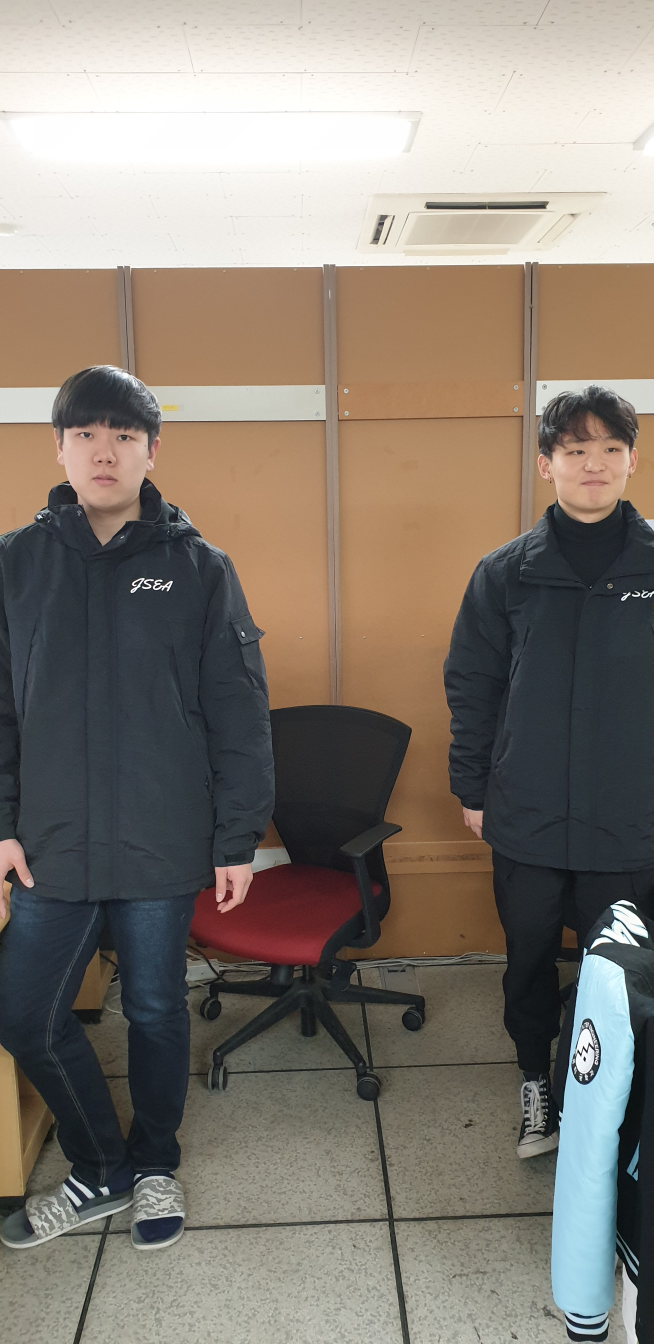
#> input picture Dynamic_Image/img1.jpg, 1960 x 4032 px (shown at 1/3 size)
$ python dyn_img.py
#> lines starting #> are read from the running program, lines starting #| are printed output that depends on the picture
import cv2
import sys

mod = sys.modules[__name__]
# Load the cascade
face_cascade = cv2.CascadeClassifier('haarcascade_frontalface_default.xml')
# Read the input image
img = cv2.imread('img1.jpg', cv2.IMREAD_ANYCOLOR)
#> img is the input picture: shape (4032, 1960, 3); mean B, G, R 115.2, 124.4, 132.6
# Convert into grayscale
gray = cv2.cvtColor(img, cv2.COLOR_BGR2GRAY)
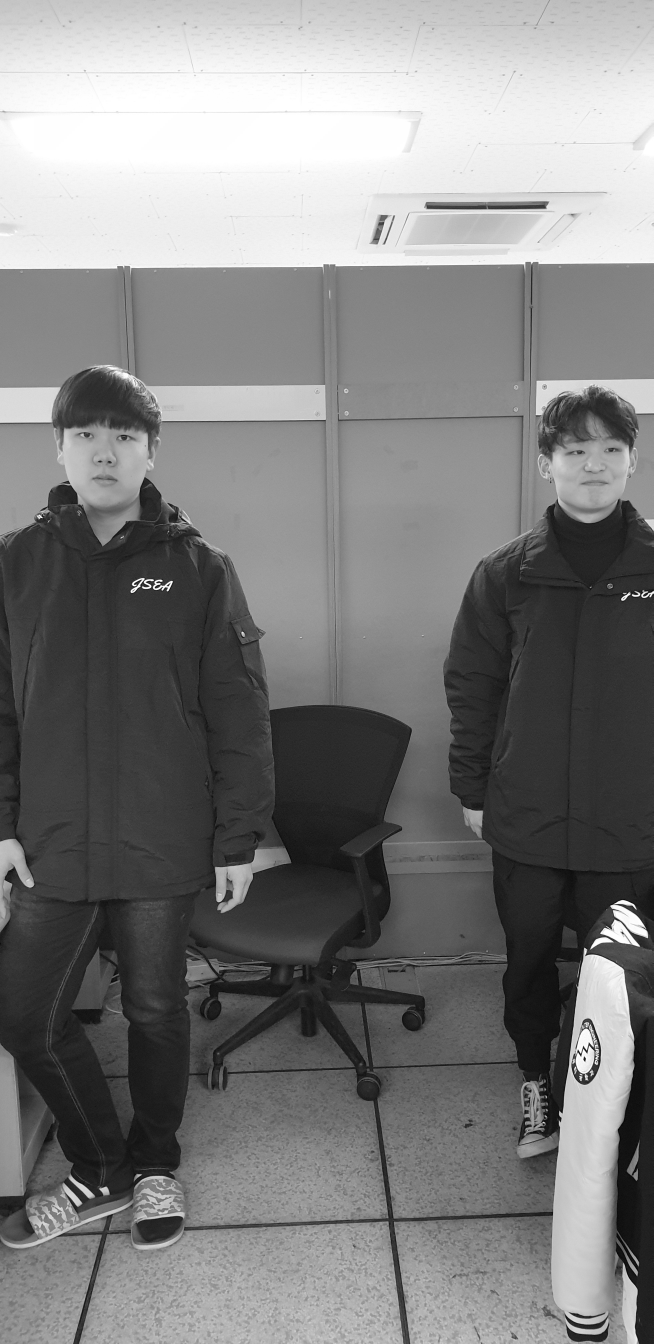
#> gray: shape (4032, 1960) (shown at 1/3 size); min 0, max 255, mean 125.8
# Detect faces
faces = face_cascade.detectMultiScale(gray, 1.1, 4)
#> faces = [[135, 3436, 61, 61], [1341, 2292, 61, 61], [1654, 1252, 261, 261], [155, 1192, 318, 318]]
a = 0
# Draw rectangle around the faces
for (x, y, w, h) in faces:
    crop_img = img[y:y+h, x:x+w]
    setattr(mod, 'dst_{}'.format(a), cv2.resize(crop_img, dsize=(100, 100), interpolation=cv2.INTER_AREA))

    cv2.imshow(str(a), getattr(mod, 'dst_{}'.format(a)))
    cv2.imwrite(str(a)+'.jpg', getattr(mod, 'dst_{}'.format(a)))
    a = a + 1
#> this loop made 4 passes
#> pass 1, `crop_img = img[y:y+h, x:x+w]`:
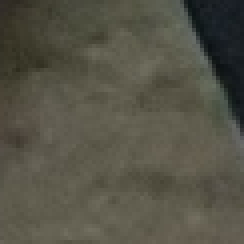
#> crop_img: shape (61, 61, 3) (shown 4 times larger); mean B, G, R 70.2, 82.9, 84.8
#> pass 2, `crop_img = img[y:y+h, x:x+w]`:
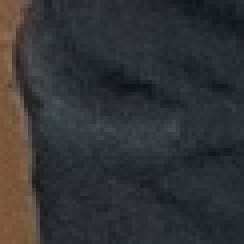
#> crop_img: shape (61, 61, 3) (shown 4 times larger); mean B, G, R 53.3, 50.9, 50.5
#> after the loop:
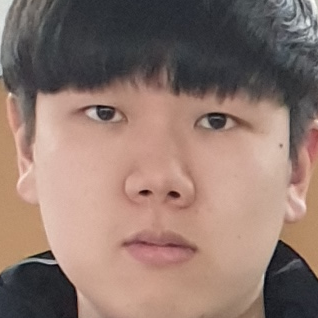
#> crop_img: shape (318, 318, 3); mean B, G, R 109.9, 119.2, 143.4
#> after the loop, a = 4
# Display the output
img = cv2.resize(img, dsize=(0, 0), fx=0.25, fy=0.25, interpolation=cv2.INTER_LINEAR)
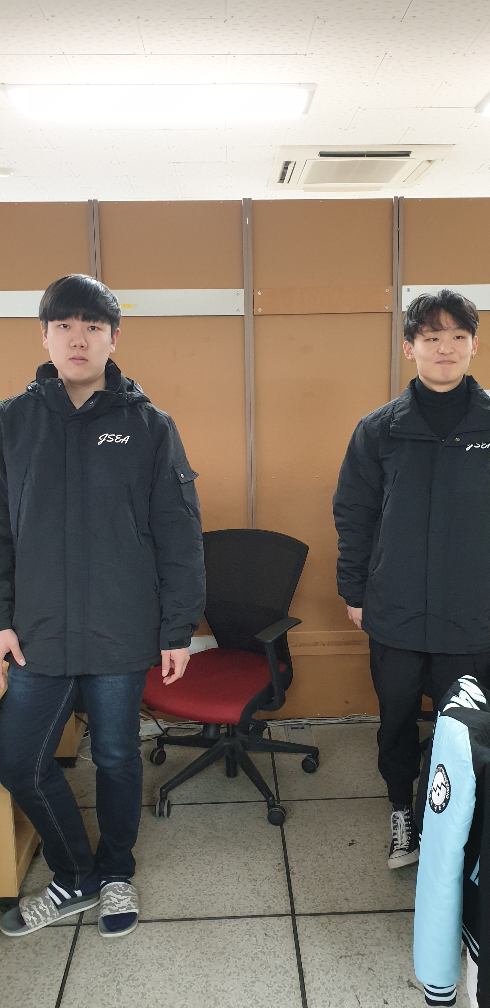
#> img: shape (1008, 490, 3); mean B, G, R 115.3, 124.5, 132.7
cv2.imshow('img', img)
cv2.waitKey()
